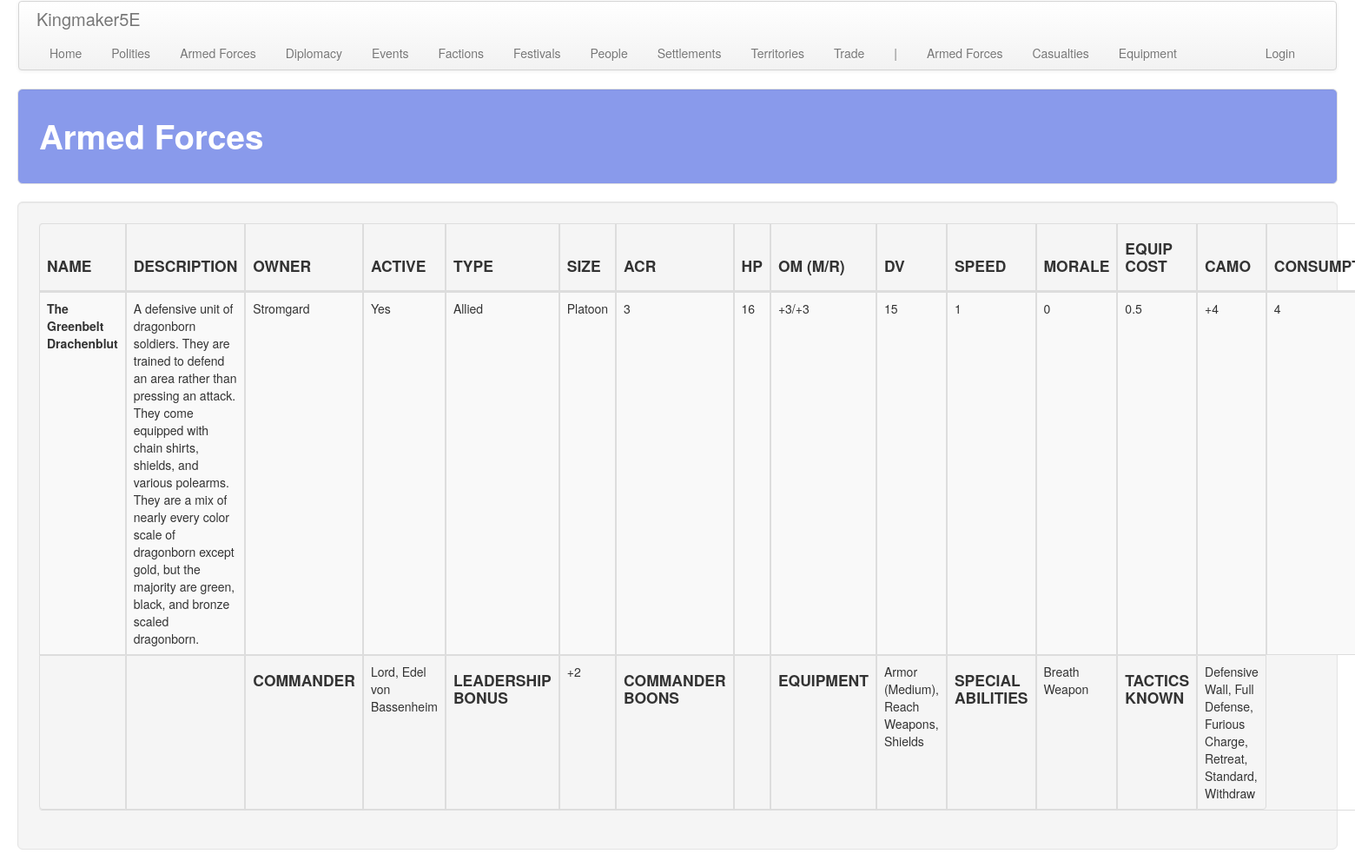
Before: /armed_forces/ with the older database file.
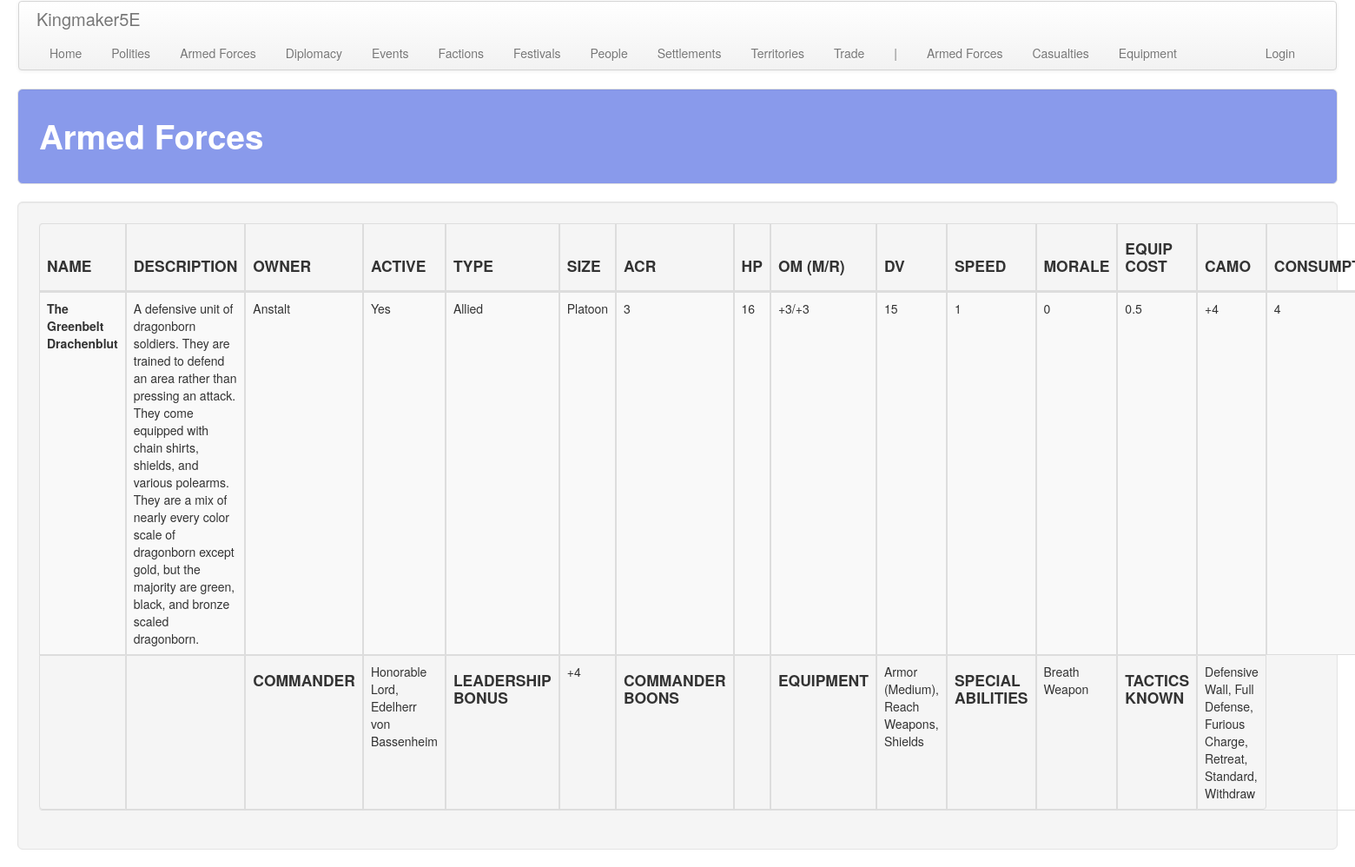
After: the same page with the newer database file.
### armed_forces/models.py (models this page shows, shortened)
class ArmedForce(models.Model):
    polity = models.ForeignKey(
        'polity.Polity', on_delete=models.CASCADE,
        related_name='armed_force', related_query_name='armed_force'
    )
    active = models.BooleanField(default=True)
    name = models.CharField(max_length=default_max_length)
    desc = models.TextField(blank=True, default='')
    morale = models.IntegerField(default=0)
    speed = models.IntegerField(default=1)
    hit_die = models.IntegerField(default=10)
    type = models.ForeignKey(
        SoldierType, on_delete=models.CASCADE, default=1,
        related_name='armed_force', related_query_name='armed_force',
    )
    size = models.ForeignKey(
        UnitType, on_delete=models.CASCADE, default=1,
        related_name='armed_force', related_query_name='armed_force',
    )
    commander = models.ForeignKey(
        'people.Person', on_delete=models.CASCADE, default=None, null=True, blank=True,
        related_name='armed_force', related_query_name='armed_force',
    )
    equipment = models.ManyToManyField(
        Equipment, related_name='armed_force', related_query_name='armed_force', blank=True,
    )
    special_abilities = models.ManyToManyField(
        SpecialAbility, related_name='armed_force', related_query_name='armed_force', blank=True,
    )
    tactics_known = models.ManyToManyField(
        Tactic, related_name='armed_force', related_query_name='armed_force', blank=True, default=20,
    )
    custom_cr = models.FloatField(null=True, blank=True)
    mount_cr = models.FloatField(null=True, blank=True)

class SoldierType(models.Model):
    name = models.CharField(max_length=default_max_length)
    default_cr = models.FloatField(default=1)
    def __str__(self):
        return self.name

class UnitType(models.Model):
    name = models.CharField(max_length=default_max_length)
    num_soldiers = models.IntegerField(default=1)
    acr_mod = models.IntegerField(default=0)
    equip_cost_mult = models.FloatField(default=1)
    camo_mod = models.IntegerField(default=0)
    def __str__(self):
        return self.name

class SpecialAbility(models.Model):
    name = models.CharField(max_length=default_max_length)
    desc = models.TextField(blank=True)

### polity/models.py (models this page shows, shortened)
class Polity(models.Model):
    name = models.CharField(max_length=default_max_length)
    government = models.ForeignKey(
        Government, on_delete=models.CASCADE,
        related_name='polity', related_query_name='polity')
    alignment_lc = models.ForeignKey(
        AlignmentLC, on_delete=models.CASCADE,
        related_name='polity', related_query_name='polity')
    alignment_ge = models.ForeignKey(
        AlignmentGE, on_delete=models.CASCADE,
        related_name='polity', related_query_name='polity')
    treasury = models.IntegerField(default=0)
    unrest = models.IntegerField(default=0)
    fame = models.IntegerField(default=0)
    infamy = models.IntegerField(default=0)
    desc = models.TextField(default="", blank=True)
    tax_edict = models.ForeignKey(
        'core.TaxEdict', on_delete=models.CASCADE,
        related_name='polity', related_query_name='polity')
    promotion_edict = models.ForeignKey(
        'core.PromotionEdict', on_delete=models.CASCADE,
        related_name='polity', related_query_name='polity')
    holiday_edict = models.ForeignKey(
        'core.HolidayEdict', on_delete=models.CASCADE,
        related_name='polity', related_query_name='polity')
    recruitment_edict = models.ForeignKey(
        'core.RecruitmentEdict', on_delete=models.CASCADE,
        related_name='polity', related_query_name='polity')
    ruler_attribute_1 = models.ForeignKey(
        Attribute, on_delete=models.CASCADE, null=True, blank=True,
        related_name='polity_ruler_1', related_query_name='polity_ruler_1')
    ruler_attribute_2 = models.ForeignKey(
        Attribute, on_delete=models.CASCADE, null=True, blank=True,
        related_name='polity_ruler_2', related_query_name='polity_ruler_2')
    ruler_attribute_3 = models.ForeignKey(
        Attribute, on_delete=models.CASCADE, null=True, blank=True,
        related_name='polity_ruler_3', related_query_name='polity_ruler_3')
    spymaster_attribute = models.ForeignKey(
        Attribute, on_delete=models.CASCADE, null=True, blank=True,
        related_name='polity_spymaster', related_query_name='polity_spymaster')

### people/models.py (models this page shows, shortened)
class Person(models.Model):
    first_name = models.CharField(max_length=default_max_length)
    middle_name = models.CharField(max_length=default_max_length, blank=True)
    last_name = models.CharField(max_length=default_max_length, blank=True)
    gender = models.ForeignKey(
        Gender, on_delete=models.CASCADE, related_name='person', related_query_name='person')
    noble_rank = models.ForeignKey(
        NobleRank, on_delete=models.CASCADE, related_name='person', related_query_name='person',
        blank=True, null=True
    )
    awards = models.ManyToManyField(
        Award, blank=True,
        related_name='person', related_query_name='person',
    )
    hit_dice = models.IntegerField(default=1)
    str = models.IntegerField(default=10)
    dex = models.IntegerField(default=10)
    con = models.IntegerField(default=10)
    int = models.IntegerField(default=10)
    wis = models.IntegerField(default=10)
    cha = models.IntegerField(default=10)
    notes = models.TextField(blank=True)
    polity = models.ForeignKey(
        'polity.Polity', on_delete=models.CASCADE,
        related_name='person', related_query_name='person'
    )
    advisor = models.ForeignKey(
        Advisor, on_delete=models.CASCADE, null=True, blank=True,
        related_name='person', related_query_name='person'
    )
    leadership_role = models.ForeignKey(
        LeadershipRole, on_delete=models.CASCADE, blank=True, null=True,
        related_name='person', related_query_name='person'
    )
    boons = models.ManyToManyField(
        'armed_forces.Boon', blank=True,
        related_name='person', related_query_name='person',
    )

class NobleRank(models.Model):
    rank = models.CharField(max_length=default_max_length)
    male_title = models.CharField(max_length=default_max_length)
    female_title = models.CharField(max_length=default_max_length)
    male_honorific = models.CharField(max_length=default_max_length)
    female_honorific = models.CharField(max_length=default_max_length)
    desc = models.TextField(blank=True)

### armed_forces/views.py (the view)
# urls.py: path('', views.armed_forces, name='armed_forces'),
def armed_forces(request):
    obj_plural_s = a_plural
    obj_plural = a_plural.replace(' ', '_')
    items = a_obj.objects.order_by('polity__name', 'name')
    for armed_force in items:
        get_armed_force_details(armed_force)
    return render(
        request, '%s/%s.html' % (app_name, obj_plural),
        {'title': obj_plural_s.title(), obj_plural: items}
    )

### common/military.py (called while the page is built)
def determine_acr(cr, acr_mod):
    steps = acr_mod
    acr = cr
    while steps != 0:
        if steps > 0 and acr >= 1:
            acr += steps
            break
        elif steps < 0 and ((acr + steps) >= 1):
            acr += steps
            break
        elif steps > 0 and acr < 1:
            steps -= 1
            acr = acr * 2
        elif steps < 0 and ((acr - 1) >= 1):
            steps += 1
            acr -= 1
        elif steps < 0 and acr > 0.125:
            steps += 1
            acr = acr/2
        elif steps == 0:
            break
        else:
            acr = 0
            break
    return acr

### common/utils.py (called while the page is built)
def get_ability_score_mod(score):
    mod = 0
    if score in [12, 13]: mod = 1
    elif score in [14, 15]: mod = 2
    elif score in [16, 17]: mod = 3
    elif score in [18, 19]: mod = 4
    elif score in [20, 21]: mod = 5
    elif score in [8, 9]: mod = -1
    elif score in [6, 7]: mod = -2
    elif score in [4, 5]: mod = -3
    elif score in [2, 3]: mod = -4
    elif score in [1]: mod = -5
    elif score in [22, 23]: mod = 6
    elif score in [24, 25]: mod = 7
    elif score in [26, 27]: mod = 8
    return {'mod': mod}

### armed_forces/templates/armed_forces/armed_forces.html (shortened to what this page needs)
<!DOCTYPE html>
{% extends 'armed_forces/base.html' %}
{% load staticfiles %}
{% block table_header %}
    <th class="th_ccell"><h4>NAME</h4></th>
    <th class="th_ccell"><h4>DESCRIPTION</h4></th>
    <th class="th_ccell"><h4>OWNER</h4></th>
    <th class="th_ccell"><h4>ACTIVE</h4></th>
    <th class="th_ccell"><h4>TYPE</h4></th>
    <th class="th_ccell"><h4>SIZE</h4></th>
    <th class="th_ccell"><h4>ACR</h4></th>
    <th class="th_ccell"><h4>HP</h4></th>
    <th class="th_ccell"><h4>OM (M/R)</h4></th>
    <th class="th_ccell"><h4>DV</h4></th>
    <th class="th_ccell"><h4>SPEED</h4></th>
    <th class="th_ccell"><h4>MORALE</h4></th>
    <th class="th_ccell"><h4>EQUIP COST</h4></th>
    <th class="th_ccell"><h4>CAMO</h4></th>
    <th class="th_ccell"><h4>CONSUMPTION</h4></th>
{% endblock %}
{% block table_body %}
    {% for armed_force in armed_forces %}
        <tr>
            <td class="tb_ccell"><b>{{ armed_force.name }}</b></td>
            <td class="tb_ccell">{{ armed_force.desc }}</td>
            <td class="tb_lcell">{{ armed_force.polity.name }}</td>
            <td class="tb_lcell">
                {% if armed_force.active %}
                    Yes
                {% else %}
                    In Reserve
                {% endif %}
            </td>
            <td class="tb_ccell">{{ armed_force.type }}</td>
            <td class="tb_ccell">{{ armed_force.size }}</td>
            <td class="tb_ccell">{{ armed_force.acr_string }}</td>
            <td class="tb_ccell">{{ armed_force.hp }}</td>
            <td class="tb_ccell">{{ armed_force.om_string }}</td>
            <td class="tb_ccell">{{ armed_force.dv }}</td>
            <td class="tb_ccell">{{ armed_force.speed }}</td>
            <td class="tb_ccell">{{ armed_force.morale }}</td>
            <td class="tb_ccell">{{ armed_force.equip_cost_mult }}</td>
            <td class="tb_ccell">
                {% if armed_force.camo_mod == 0 %}
                    N/A
                {% else %}
                    {{ armed_force.camo_mod_string }}
                {% endif %}
            </td>
            <td class="tb_ccell">{{ armed_force.consumption }}</td>
        </tr>
        <tr>
            <td></td>
            <td></td>
            <td><h4>COMMANDER</h4></td>
            <td>
                {% if armed_force.commander %}
                    {% if armed_force.commander.noble_rank is not None %}
                        {% if armed_force.commander.gender.name == "Female" %}
                            {{ armed_force.commander.noble_rank.female_honorific }},
                        {% else %}
                            {{ armed_force.commander.noble_rank.male_honorific }},
                        {% endif %}
                    {% endif %}
                    {% if armed_force.commander.noble_rank is not None %}
                        {% if armed_force.commander.gender.name == "Female" %}
                            {{ armed_force.commander.noble_rank.female_title }}
                        {% else %}
                            {{ armed_force.commander.noble_rank.male_title }}
                        {% endif %}
                    {% endif %}
                    {{ armed_force.commander.last_name }}
                {% else %}
                    None
                {% endif %}
            </td>
            <td><h4>LEADERSHIP BONUS</h4></td>
            <td>{{ armed_force.leadership_bonus_string }}</td>
            <td><h4>COMMANDER BOONS</h4></td>
            <td>{{ armed_force.commander_boons }}</td>
            <td><h4>EQUIPMENT</h4></td>
            <td>{{ armed_force.equipment_string }}</td>
            <td><h4>SPECIAL ABILITIES</h4></td>
            <td>{{ armed_force.special_abilities_string }}</td>
            <td><h4>TACTICS KNOWN</h4></td>
            <td>{{ armed_force.tactics_known_string }}</td>
        </tr>
    {% endfor %}
{% endblock %}

Changed rows visible on the page:
changed through a linked row, ArmedForce "The Greenbelt Drachenblut": polity.name "Stromgard" → "Anstalt"; commander.noble_rank.male_honorific "Lord" → "Honorable Lord"; commander.noble_rank.male_title "Edel" → "Edelherr"; leadership_bonus_string "+2" → "+4"
